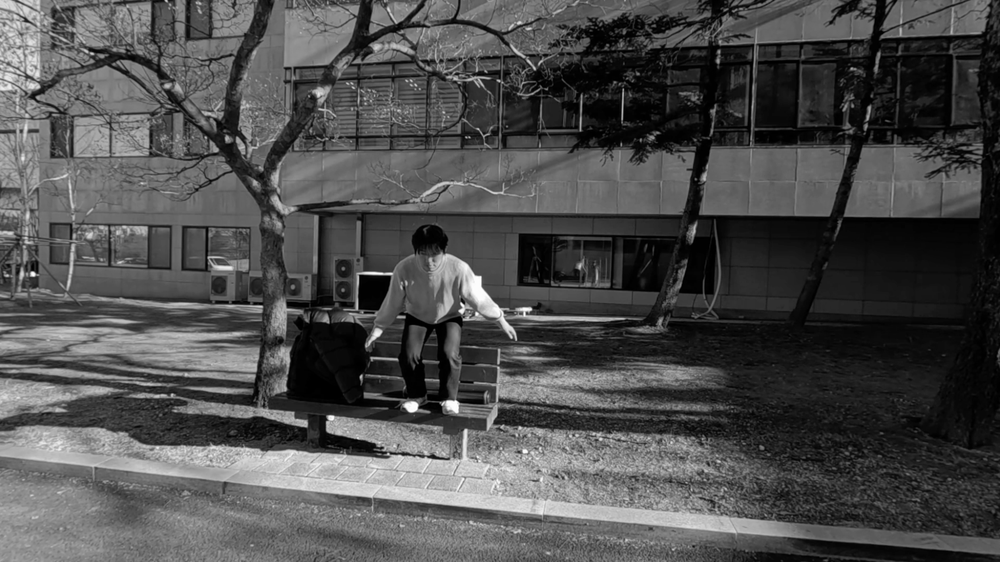
#> input picture nsff_scripts/luv/full_res_no_ref/images/00000_L_raw.png, 1000 x 562 px, shrunk from 1872 x 1052 before the run, given in place of 00000.png, which was not available
$ python run_gamma_correction.py
#> lines starting #> are read from the running program, lines starting #| are printed output that depends on the picture
import cv2
import numpy as np
import os

# 1. 경로 설정
input_dir = '/home/shindy/projects/hdr-4d/hdr-nsff/dataset_gpu/gopro/250914/bear_thread/i4/dense_gamma/images'
output_dir = os.path.join(input_dir, '..', 'gamma_corrected')

# 출력 폴더가 없으면 생성
if not os.path.exists(output_dir):
    os.makedirs(output_dir)

# 2. 감마 값 설정 (보통 2.2를 많이 사용하며, 1보다 크면 밝아지고 1보다 작으면 어두워집니다)
gamma = 2.2

# 3. Look-Up Table (LUT) 생성 (속도 최적화를 위해 미리 계산)
# 공식: Out = ((In / 255) ^ (1/gamma)) * 255
invGamma = 1.0 / gamma
table = np.array([((i / 255.0) ** invGamma) * 255 for i in np.arange(0, 256)]).astype("uint8")

print(f"변환 시작: {input_dir}")

# 4. 00000.png ~ 00059.png 루프 처리
for i in range(60):
    filename = f"{i:05d}.png"  # 5자리 숫자 포맷 (00000, 00001...)
    file_path = os.path.join(input_dir, filename)

    # 이미지 읽기
    img = cv2.imread(file_path)
#> img is the input picture: shape (562, 1000, 3); min 0, max 255, mean 77.5

    if img is not None:
        # 감마 보정 적용 (LUT 사용으로 매우 빠름)
        corrected_img = cv2.LUT(img, table)
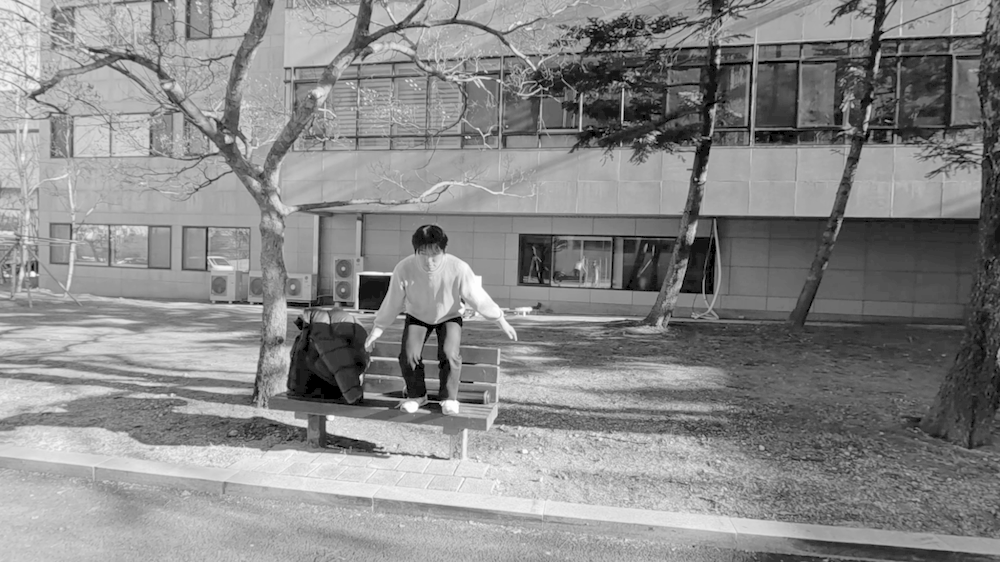
#> corrected_img: shape (562, 1000, 3); min 0, max 255, mean 136.7

        # 저장
        save_path = os.path.join(output_dir, filename)
        cv2.imwrite(save_path, corrected_img)

        if i % 10 == 0:
            print(f"{filename} 처리 중...")
    else:
        print(f"경고: {filename}을 찾을 수 없습니다.")
#> pass 2 of the loop `for i in range(60):`:
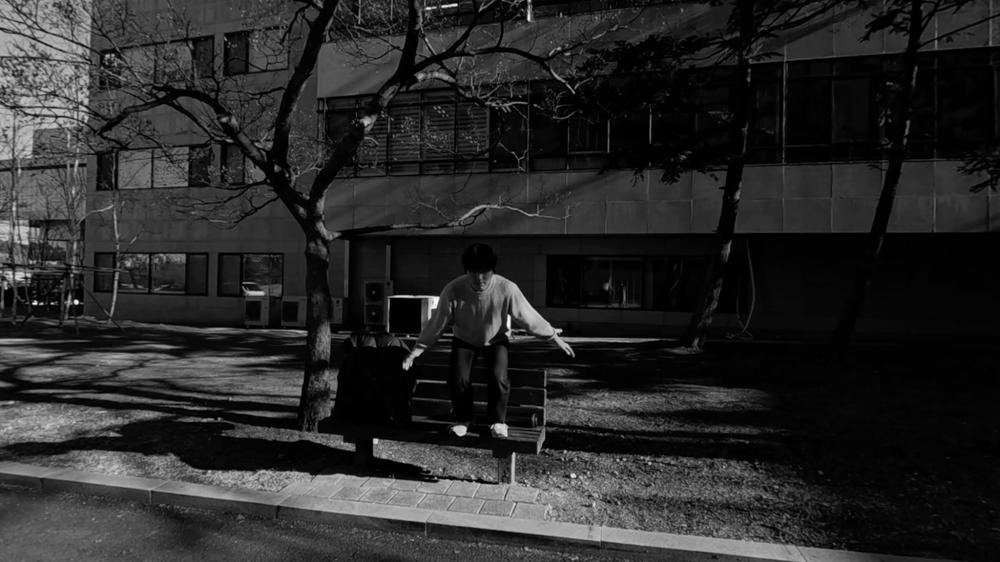
#> input picture nsff_scripts/luv/full_res_no_ref/images/00001_L_raw.png, 1000 x 562 px, shrunk from 1872 x 1052 before the run, given in place of 00001.png, which was not available
#> img is the input picture: shape (562, 1000, 3); min 0, max 251, mean 41
#> `corrected_img = cv2.LUT(img, table)`:
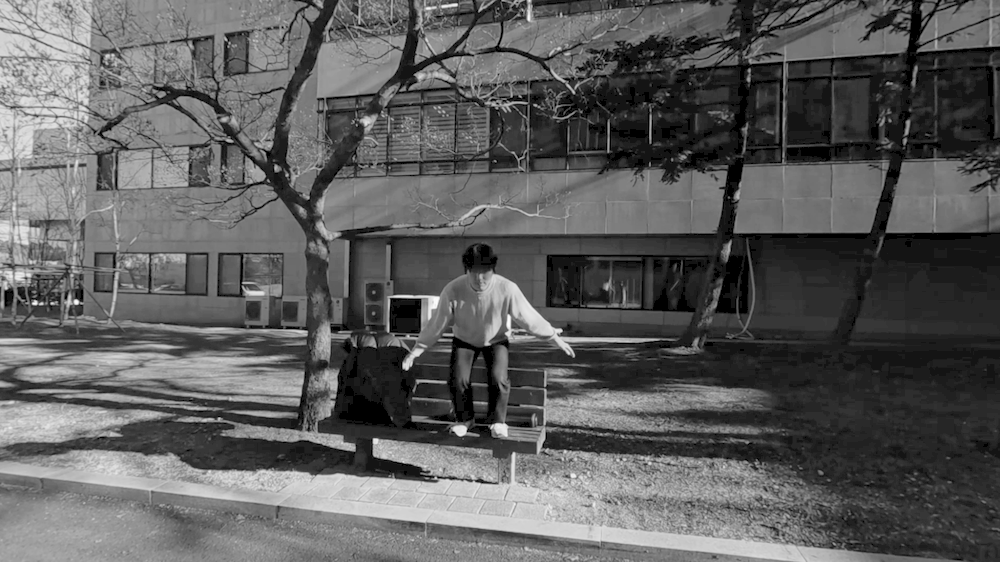
#> corrected_img: shape (562, 1000, 3); min 0, max 253, mean 93.2

print("모든 작업이 완료되었습니다!")
